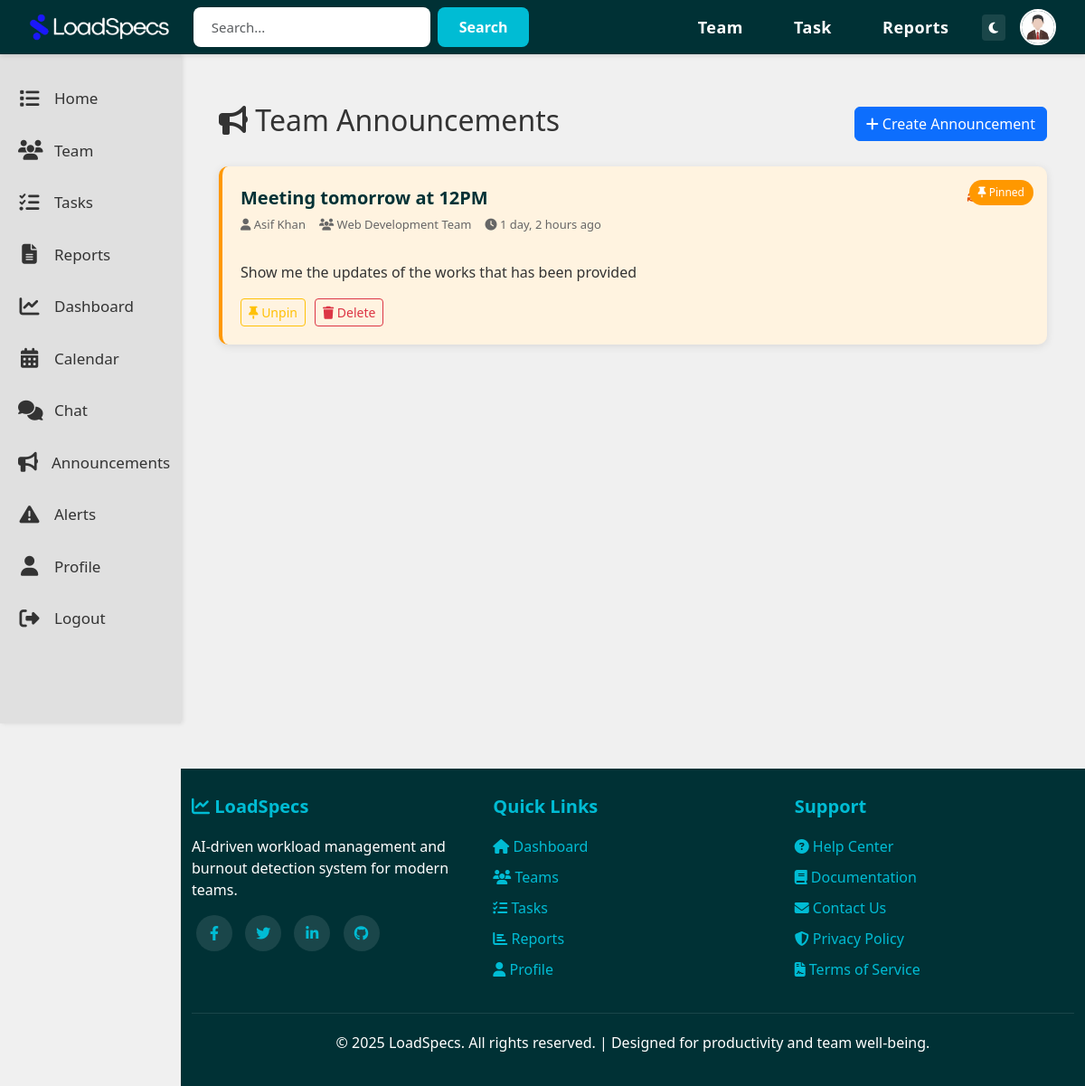
Page /announcements/ (signed in) on the committed database.
### LoadSpecsApp/models.py (models this page shows, shortened)
class User(AbstractUser):
    is_employee = models.BooleanField(default=False)
    is_team_lead = models.BooleanField(default=False)
    company_name = models.CharField(max_length=200, blank=True, null=True)
    joined_date = models.DateTimeField(default=timezone.now)
    bio = models.TextField(blank=True, null=True)
    profile_picture = models.ImageField(
        upload_to='profile_pictures/',
        blank=True,
        null=True,
        default='default_profile.png'
    )

class Announcement(models.Model):
    team = models.ForeignKey(Team, on_delete=models.CASCADE, related_name='announcements')
    created_by = models.ForeignKey(User, on_delete=models.CASCADE, related_name='announcements')
    title = models.CharField(max_length=200)
    content = models.TextField()
    created_at = models.DateTimeField(default=timezone.now)
    is_pinned = models.BooleanField(default=False)
    ANNOUNCEMENT_TYPES = [
        ('general', 'General'),
        ('important', 'Important'),
        ('motivational', 'Motivational'),
        ('update', 'Update'),
    ]
    announcement_type = models.CharField(max_length=20, choices=ANNOUNCEMENT_TYPES, default='general')
    class Meta:
        ordering = ['-is_pinned', '-created_at']

class Team(models.Model):
    team_name = models.CharField(max_length=200)
    description = models.TextField(blank=True, null=True)
    created_by = models.ForeignKey(
        User,
        on_delete=models.CASCADE,
        related_name='teams_created'
    )
    created_at = models.DateTimeField(default=timezone.now)
    join_code = models.CharField(max_length=10, unique=True, blank=True)

### LoadSpecsApp/views.py (the view)
# urls.py: path('announcements/', views.announcements_view, name='announcements'),
@login_required
def announcements_view(request):
    user = request.user
    context = {'user': user}
    if user.is_employee:
        employee = user.employee_profile
        if employee.team:
            announcements = Announcement.objects.filter(team=employee.team).order_by('-created_at')
            context['announcements'] = announcements
            context['team'] = employee.team
    elif user.is_team_lead:
        team_lead = user.teamlead_profile
        teams = team_lead.teams.all()
        announcements = Announcement.objects.filter(team__in=teams).order_by('-created_at')
        context['announcements'] = announcements
        context['teams'] = teams
    return render(request, 'LoadSpecsHTML/announcements.html', context)

### templates/LoadSpecsHTML/announcements.html (shortened to what this page needs)
{% extends 'LoadSpecsHTML/base.html' %}
{% load static %}
{% block content %}
<div class="container mt-4">
    <div class="d-flex justify-content-between align-items-center mb-4">
        <h2><i class="fas fa-bullhorn"></i> Team Announcements</h2>
        {% if user.is_team_lead %}
            <a href="{% url 'create_announcement' %}" class="btn btn-primary">
                <i class="fas fa-plus"></i> Create Announcement
            </a>
        {% endif %}
    </div>
    {% if announcements %}
        <div class="announcements-list">
            {% for announcement in announcements %}
                <div class="announcement-card {% if announcement.is_pinned %}pinned{% endif %}">
                    {% if announcement.is_pinned %}
                        <span class="pin-badge">
                            <i class="fas fa-thumbtack"></i> Pinned
                        </span>
                    {% endif %}
                    <div class="announcement-header">
                        <div class="flex-grow-1">
                            <div class="announcement-title">
                                {{ announcement.title }}
                            </div>
                            <div class="announcement-meta">
                                <span>
                                    <i class="fas fa-user"></i> {{ announcement.created_by.get_full_name|default:announcement.created_by.username }}
                                </span>
                                <span>
                                    <i class="fas fa-users"></i> {{ announcement.team.team_name }}
                                </span>
                                <span>
                                    <i class="fas fa-clock"></i> {{ announcement.created_at|timesince }} ago
                                </span>
                            </div>
                        </div>
                        <span class="announcement-badge {{ announcement.announcement_type }}">
                        </span>
                    </div>
                    <div class="announcement-content">
                        {{ announcement.content|linebreaks }}
                    </div>
                    {% if announcement.created_by == user %}
                        <div class="announcement-actions">
                            <form method="post" action="{% url 'pin_announcement' announcement.id %}" style="display: inline;">
                                <button type="submit" class="btn btn-sm btn-outline-warning">
                                    <i class="fas fa-thumbtack"></i>
                                    {% if announcement.is_pinned %}Unpin{% else %}Pin{% endif %}
                                </button>
                            </form>
                            <form method="post" action="{% url 'delete_announcement' announcement.id %}"
                                  onsubmit="return confirm('Are you sure you want to delete this announcement?');"
                                  style="display: inline;">
                                <button type="submit" class="btn btn-sm btn-outline-danger">
                                    <i class="fas fa-trash"></i> Delete
                                </button>
                            </form>
                        </div>
                    {% endif %}
                </div>
            {% endfor %}
        </div>
    {% endif %}
</div>
{% endblock %}

### templates/LoadSpecsHTML/base.html (shortened to what this page needs)
{% load static %}
<!DOCTYPE html>
<html lang="en">
<head>
    <link href="https://cdn.jsdelivr.net/npm/bootstrap@5.3.0/dist/css/bootstrap.min.css" rel="stylesheet">
    <link rel="stylesheet" href="https://cdnjs.cloudflare.com/ajax/libs/font-awesome/6.4.0/css/all.min.css">
</head>
<body>
    {% if user.is_authenticated %}
    <nav class="navbar navbar-expand-lg navbar-custom fixed-top">
        <div class="container-fluid">
            <a class="navbar-brand" href="{% url 'home' %}">
                <img src="{% static 'Images/loadspecs_logo.png' %}" alt="LoadSpecs Logo" style="height: 30px;">
            </a>
            <div class="search-bar mx-auto d-none d-lg-flex">
                <form class="d-flex" method="GET" action="{% url 'home' %}">
                    <input type="text" name="search" placeholder="Search..." class="form-control">
                    <button type="submit">Search</button>
                </form>
            </div>
            <div class="collapse navbar-collapse justify-content-end" id="navbarNav">
                <ul class="navbar-nav align-items-center">
                    <li class="nav-item">
                        <a class="nav-link" href="{% url 'team' %}">Team</a>
                    </li>
                    <li class="nav-item">
                        <a class="nav-link" href="{% url 'tasks' %}">Task</a>
                    </li>
                    <li class="nav-item">
                        <a class="nav-link" href="{% url 'reports' %}">Reports</a>
                    </li>
                    <li class="nav-item ms-2">
                        <button id="themeToggle" class="btn btn-sm" style="background: rgba(255,255,255,0.1); color: white; border: none;" title="Toggle Theme">
                            <i class="fas fa-moon"></i>
                        </button>
                    </li>
                    <li class="nav-item ms-3">
                        <a href="{% url 'profile' %}" title="Profile">
                            {% if user.profile_picture and user.profile_picture.name != 'default_profile.png' %}
                                <img src="{{ user.profile_picture.url }}" alt="Profile" class="profile-icon">
                            {% else %}
                                <div class="profile-icon d-flex align-items-center justify-content-center"
                                     style="background: linear-gradient(135deg, #667eea 0%, #764ba2 100%);">
                                    <i class="fas fa-user" style="color: white; font-size: 20px;"></i>
                                </div>
                            {% endif %}
                        </a>
                    </li>
                </ul>
            </div>
        </div>
    </nav>
    <div class="sidebar d-none d-md-block">
        <a href="{% url 'home' %}" class="sidebar-item {% if request.resolver_match.url_name == 'home' %}active{% endif %}">
            <i class="fas fa-list"></i>
            <span>Home</span>
        </a>
        <a href="{% url 'team' %}" class="sidebar-item {% if request.resolver_match.url_name == 'team' %}active{% endif %}">
            <i class="fas fa-users"></i>
            <span>Team</span>
        </a>
        <a href="{% url 'tasks' %}" class="sidebar-item {% if request.resolver_match.url_name == 'tasks' %}active{% endif %}">
            <i class="fas fa-tasks"></i>
            <span>Tasks</span>
        </a>
        <a href="{% url 'reports' %}" class="sidebar-item {% if request.resolver_match.url_name == 'reports' %}active{% endif %}">
            <i class="fas fa-file-alt"></i>
            <span>Reports</span>
        </a>
        <a href="{% url 'performance_dashboard' %}" class="sidebar-item">
            <i class="fas fa-chart-line"></i>
            <span>Dashboard</span>
        </a>
        <a href="{% url 'calendar' %}" class="sidebar-item">
            <i class="fas fa-calendar-alt"></i>
            <span>Calendar</span>
        </a>
        <a href="{% url 'chat' %}" class="sidebar-item">
            <i class="fas fa-comments"></i>
            <span>Chat</span>
        </a>
        <a href="{% url 'announcements' %}" class="sidebar-item">
            <i class="fas fa-bullhorn"></i>
            <span>Announcements</span>
        </a>
        {% if user.is_team_lead %}
        <a href="{% url 'burnout_alerts' %}" class="sidebar-item">
            <i class="fas fa-exclamation-triangle"></i>
            <span>Alerts</span>
        </a>
        {% endif %}
        <a href="{% url 'profile' %}" class="sidebar-item {% if request.resolver_match.url_name == 'profile' %}active{% endif %}">
            <i class="fas fa-user"></i>
            <span>Profile</span>
        </a>
        <a href="{% url 'logout' %}" class="sidebar-item">
            <i class="fas fa-sign-out-alt"></i>
            <span>Logout</span>
        </a>
    </div>
    {% endif %}
    <div class="{% if user.is_authenticated %}main-content{% endif %}">
        {% block content %}{% endblock %}
    </div>
    {% if user.is_authenticated %}
    <footer class="footer">
        <div class="container-fluid">
            <div class="row">
                <div class="col-md-4">
                    <h5><i class="fas fa-chart-line"></i> LoadSpecs</h5>
                    <p>AI-driven workload management and burnout detection system for modern teams.</p>
                    <div class="social-icons mt-3">
                        <a href="#" title="Facebook"><i class="fab fa-facebook-f"></i></a>
                        <a href="#" title="Twitter"><i class="fab fa-twitter"></i></a>
                        <a href="#" title="LinkedIn"><i class="fab fa-linkedin-in"></i></a>
                        <a href="#" title="GitHub"><i class="fab fa-github"></i></a>
                    </div>
                </div>
                <div class="col-md-4">
                    <h5>Quick Links</h5>
                    <ul>
                        <li><a href="{% url 'home' %}"><i class="fas fa-home"></i> Dashboard</a></li>
                        <li><a href="{% url 'team' %}"><i class="fas fa-users"></i> Teams</a></li>
                        <li><a href="{% url 'tasks' %}"><i class="fas fa-tasks"></i> Tasks</a></li>
                        <li><a href="{% url 'reports' %}"><i class="fas fa-chart-bar"></i> Reports</a></li>
                        <li><a href="{% url 'profile' %}"><i class="fas fa-user"></i> Profile</a></li>
                    </ul>
                </div>
                <div class="col-md-4">
                    <h5>Support</h5>
                    <ul>
                        <li><a href="#"><i class="fas fa-question-circle"></i> Help Center</a></li>
                        <li><a href="#"><i class="fas fa-book"></i> Documentation</a></li>
                        <li><a href="#"><i class="fas fa-envelope"></i> Contact Us</a></li>
                        <li><a href="#"><i class="fas fa-shield-alt"></i> Privacy Policy</a></li>
                        <li><a href="#"><i class="fas fa-file-contract"></i> Terms of Service</a></li>
                    </ul>
                </div>
            </div>
            <div class="footer-bottom">
                <p>&copy; {{ current_year|default:"2025" }} LoadSpecs. All rights reserved. | Designed for productivity and team well-being.</p>
            </div>
        </div>
    </footer>
    {% endif %}
</body>
</html>

### rows in the picture
User: profile_picture (picture)
Announcement: is_pinned True (drawn), title "Meeting tomorrow at 12PM", created_by.get_full_name "Asif Khan", team.team_name "Web Development Team", created_at "1 day, 2 hours", content "Show me the updates of the works that has been provided", shows "Delete"

### other values in the picture
{{ current_year|default:"2025" }} "2025"
